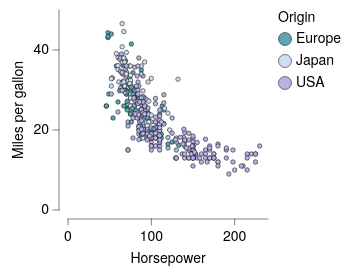

Source (Vega-Lite JSON):
### Vega-Lite specification from a JSON file in a GitHub repository (floating-point values rounded to 4 significant figures; data arrays with more than 128 entries replaced by an {"elided": "..."} marker saying what was removed)
{"background": "white", "config": {"arc": {"fill": "#DBDBDB", "fillOpacity": 1.0, "innerRadius": 25.0, "padAngle": 0.03, "stroke": "black", "strokeOpacity": 1, "strokeWidth": 0.25}, "area": {"fill": "#DBDBDB", "fillOpacity": 1.0, "stroke": "black", "strokeOpacity": 1, "strokeWidth": 0.25}, "axis": {"domain": true, "domainCap": "round", "domainColor": "black", "domainWidth": 0.25, "grid": false, "gridCap": "round", "gridColor": "#F1F1F1", "gridDash": [0, 0], "gridOpacity": 1.0, "gridWidth": 0.25, "labelColor": "black", "labelFont": "Helvetica Neue, HelveticaNeue, Helvetica, Arial, sans-serif", "labelFontSize": 7, "labelFontStyle": "normal", "labelFontWeight": 400, "offset": 4.5, "ticks": true, "tickCap": "round", "tickColor": "black", "tickRound": false, "tickSize": 3, "tickWidth": 0.25, "titleColor": "black", "titleFont": "Helvetica Neue, HelveticaNeue, Helvetica, Arial, sans-serif", "titleFontSize": 7, "titleFontStyle": "normal", "titleFontWeight": 400}, "axisX": {"domain": true, "labelAlign": "center", "labelAngle": 0, "labels": true, "ticks": true, "translate": 0}, "axisY": {"domain": true, "labelAlign": "right", "labelAngle": 0, "labels": true, "ticks": true, "translate": 0}, "axisRight": {"domain": true, "labelAlign": "left", "labelAngle": 0, "labels": true, "ticks": true, "translate": 0}, "axisTop": {"domain": true, "labelAlign": "center", "labelAngle": 0, "labels": true, "ticks": true, "translate": 0}, "axisBand": {"tickOffset": 0}, "bar": {"fill": "#DBDBDB", "fillOpacity": 1.0, "stroke": "black", "strokeOpacity": 1, "strokeWidth": 0.25}, "boxplot": {"size": 9.0, "ticks": {"cornerRadius": 0.25, "fill": "black", "opacity": 1, "size": 4.5, "thickness": 0.25}, "box": {"fillOpacity": 1.0, "stroke": "black", "strokeOpacity": 1, "strokeWidth": 0.25}, "median": {"cornerRadius": 0, "fill": "black", "fillOpacity": 1.0, "opacity": 1, "size": 9.0, "thickness": 0.25}, "rule": {"fill": "black", "fillOpacity": 1.0, "size": 10.0, "stroke": "black", "strokeDash": [0, 0], "strokeOpacity": 1, "strokeWidth": 0.25}, "outliers": {"color": "black", "fill": "black", "fillOpacity": 1.0, "size": 0, "stroke": "black", "strokeOpacity": 1, "strokeWidth": 0.25}}, "circle": {"fill": "black", "fillOpacity": 1.0, "size": 1.25, "stroke": null, "strokeOpacity": 1, "strokeWidth": 0.25}, "errorband": {"band": {"fillOpacity": 0.6, "stroke": null, "strokeWidth": 0.25, "strokeOpacity": 1}, "borders": {"opacity": 0, "strokeOpacity": 0.25, "strokeWidth": 1}}, "errorbar": {"opacity": 1, "rule": {"strokeDash": [0, 0], "strokeWidth": 0.25}, "ticks": {"color": "black", "cornerRadius": 0.125, "opacity": 1, "size": 6.0, "thickness": 0.25}, "thickness": 0.25}, "font": "Helvetica Neue, HelveticaNeue, Helvetica, Arial, sans-serif", "geoshape": {"fill": "#DBDBDB", "fillOpacity": 1.0, "stroke": "black", "strokeOpacity": 1, "strokeWidth": 0.25}, "header": {"labelColor": "black", "labelFont": "Helvetica Neue, HelveticaNeue, Helvetica, Arial, sans-serif", "labelFontSize": 7, "labelFontStyle": "normal", "labelFontWeight": 400, "titleColor": "black", "titleFont": "Helvetica Neue, HelveticaNeue, Helvetica, Arial, sans-serif", "titleFontSize": 7, "titleFontStyle": "normal", "titleFontWeight": 400, "titlePadding": 0}, "legend": {"disable": false, "offset": 4.5, "titlePadding": 4, "labelOffset": 2, "gradientLabelOffset": 2, "gradientLength": 50.0, "gradientThickness": 5.0, "gradientOpacity": 1.0, "gradientStrokeColor": "black", "gradientStrokeWidth": 0.25, "labelColor": "black", "labelFont": "Helvetica Neue, HelveticaNeue, Helvetica, Arial, sans-serif", "labelFontSize": 7, "labelFontStyle": "normal", "labelFontWeight": 400, "strokeColor": "black", "strokeWidth": 0, "symbolSize": 42, "symbolStrokeColor": "black", "symbolStrokeWidth": 0.25, "titleColor": "black", "titleFont": "Helvetica Neue, HelveticaNeue, Helvetica, Arial, sans-serif", "titleFontSize": 7, "titleFontStyle": "normal", "titleFontWeight": 400}, "line": {"color": "black", "stroke": "black", "strokeCap": "round", "strokeDash": [0, 0], "strokeOpacity": 1, "strokeWidth": 0.375}, "point": {"filled": true, "fill": "#DBDBDB", "fillOpacity": 1.0, "size": 5.0, "stroke": "black", "strokeOpacity": 1, "strokeWidth": 0.25}, "range": {"category": ["#5CA7B1", "#CDDEF3", "#B7B3E4", "#B3DAB5", "#F5E1B3", "#3D727B", "#8AA8D2", "#867DAC", "#80A988", "#CBB17A", "#204148", "#59719A", "#584C77", "#507B5F", "#9D824D"], "diverging": {"scheme": ["#C35082", "#CE6D94", "#D989A7", "#E2A4BA", "#EABFCE", "#F1DBE2", "#F6F6F6", "#D7E0EB", "#B9CBE0", "#9BB6D5", "#7DA1C9", "#5F8CBD", "#4177B1"]}, "heatmap": {"scheme": ["#32022B", "#43044D", "#4C196E", "#4D338C", "#484DA6", "#3A68BB", "#1D83CA", "#1D9CCB", "#23B5C9", "#28CDC5", "#4DE0B4", "#91EE9F"]}, "ordinal": {"scheme": ["#F1F1F1", "#DBDBDB", "#C6C6C6", "#B2B2B2", "#9D9D9D", "#898989", "#767676", "#636363", "#515151", "#404040", "#2F2F2F", "#1F1F1F"]}, "ramp": {"scheme": ["#32022B", "#43044D", "#4C196E", "#4D338C", "#484DA6", "#3A68BB", "#1D83CA", "#1D9CCB", "#23B5C9", "#28CDC5", "#4DE0B4", "#91EE9F"]}}, "rule": {"color": "black", "stroke": "black", "strokeCap": "round", "strokeDash": [2, 2], "strokeOpacity": 1, "strokeWidth": 0.25}, "scale": {"bandPaddingInner": 0.1, "bandPaddingOuter": 0.1, "round": false}, "rect": {"fill": "#DBDBDB", "fillOpacity": 1.0, "stroke": "black", "strokeOpacity": 1, "strokeWidth": 0.25}, "square": {"fill": "#DBDBDB", "fillOpacity": 1.0, "size": 10.0, "stroke": "black", "strokeOpacity": 1, "strokeWidth": 0.25}, "text": {"color": "black", "font": "Helvetica Neue, HelveticaNeue, Helvetica, Arial, sans-serif", "fontSize": 7, "fontStyle": "normal", "fontWeight": 400}, "tick": {"color": "black", "cornerRadius": 0.125, "opacity": 1.0, "size": 9.0, "thickness": 0.25}, "title": {"anchor": "middle", "frame": "group", "color": "black", "font": "Helvetica Neue, HelveticaNeue, Helvetica, Arial, sans-serif", "fontSize": 7, "fontStyle": "normal", "fontWeight": 400, "subtitleColor": "black", "subtitleFont": "Helvetica Neue, HelveticaNeue, Helvetica, Arial, sans-serif", "subtitleFontSize": "Helvetica Neue, HelveticaNeue, Helvetica, Arial, sans-serif", "subtitleFontStyle": "normal", "subtitleFontWeight": 400}, "trail": {"color": "black", "opacity": 1, "size": 0.375}, "view": {"continuousWidth": 100, "continuousHeight": 100, "discreteWidth": 100, "discreteHeight": 100, "fill": null, "stroke": null, "strokeWidth": 0.25}}, "data": {"name": "data-7285c4e2e195e5a75737a34913199f5f"}, "mark": {"type": "point"}, "encoding": {"color": {"field": "Origin", "type": "nominal"}, "x": {"field": "Horsepower", "type": "quantitative"}, "y": {"field": "Miles_per_Gallon", "title": "Miles per gallon", "type": "quantitative"}}, "$schema": "https://vega.github.io/schema/vega-lite/v6.4.1.json", "datasets": {"data-7285c4e2e195e5a75737a34913199f5f": {"elided": "392 records"}}}
